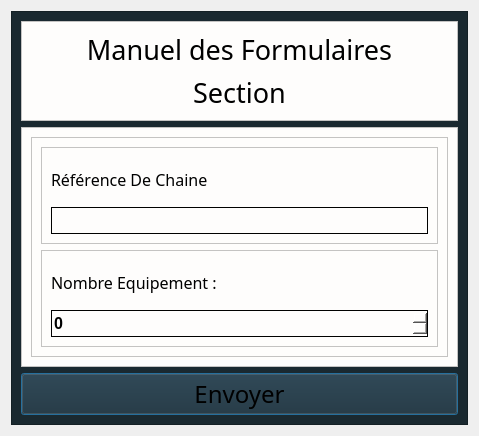
<?xml version="1.0" encoding="UTF-8"?>
<ui version="4.0">
 <class>Dialog</class>
 <widget class="QDialog" name="Dialog">
  <property name="geometry">
   <rect>
    <x>0</x>
    <y>0</y>
    <width>479</width>
    <height>436</height>
   </rect>
  </property>
  <property name="windowTitle">
   <string>Dialog</string>
  </property>
  <layout class="QVBoxLayout" name="verticalLayout_6">
   <item>
    <widget class="QFrame" name="frame">
     <property name="styleSheet">
      <string notr="true">background-color: #1A2930;</string>
     </property>
     <property name="frameShape">
      <enum>QFrame::StyledPanel</enum>
     </property>
     <property name="frameShadow">
      <enum>QFrame::Raised</enum>
     </property>
     <layout class="QVBoxLayout" name="verticalLayout" stretch="1,3,2">
      <item>
       <widget class="QFrame" name="frame_8">
        <property name="styleSheet">
         <string notr="true">background-color : #FEFDFC;</string>
        </property>
        <property name="frameShape">
         <enum>QFrame::StyledPanel</enum>
        </property>
        <property name="frameShadow">
         <enum>QFrame::Raised</enum>
        </property>
        <layout class="QGridLayout" name="gridLayout">
         <item row="1" column="0">
          <widget class="QLabel" name="label_4">
           <property name="font">
            <font>
             <family>Modern No. 20</family>
             <pointsize>20</pointsize>
            </font>
           </property>
           <property name="text">
            <string>Section</string>
           </property>
           <property name="alignment">
            <set>Qt::AlignCenter</set>
           </property>
          </widget>
         </item>
         <item row="0" column="0">
          <widget class="QLabel" name="label_2">
           <property name="font">
            <font>
             <family>Modern No. 20</family>
             <pointsize>20</pointsize>
            </font>
           </property>
           <property name="text">
            <string>Manuel des Formulaires</string>
           </property>
           <property name="alignment">
            <set>Qt::AlignCenter</set>
           </property>
          </widget>
         </item>
        </layout>
       </widget>
      </item>
      <item>
       <widget class="QFrame" name="frame_7">
        <property name="styleSheet">
         <string notr="true">background-color : #FEFDFC;height:25px;</string>
        </property>
        <property name="frameShape">
         <enum>QFrame::StyledPanel</enum>
        </property>
        <property name="frameShadow">
         <enum>QFrame::Raised</enum>
        </property>
        <layout class="QHBoxLayout" name="horizontalLayout" stretch="1">
         <item>
          <widget class="QFrame" name="frame_3">
           <property name="frameShape">
            <enum>QFrame::StyledPanel</enum>
           </property>
           <property name="frameShadow">
            <enum>QFrame::Raised</enum>
           </property>
           <layout class="QVBoxLayout" name="verticalLayout_5" stretch="1,1">
            <item>
             <widget class="QFrame" name="frame_6">
              <property name="frameShape">
               <enum>QFrame::StyledPanel</enum>
              </property>
              <property name="frameShadow">
               <enum>QFrame::Raised</enum>
              </property>
              <layout class="QVBoxLayout" name="verticalLayout_3" stretch="1,3">
               <item>
                <widget class="QLabel" name="label_3">
                 <property name="font">
                  <font>
                   <family>Modern No. 20</family>
                   <pointsize>12</pointsize>
                  </font>
                 </property>
                 <property name="text">
                  <string>Référence De Chaine</string>
                 </property>
                </widget>
               </item>
               <item>
                <widget class="QLineEdit" name="lineEditReference">
                 <property name="font">
                  <font>
                   <pointsize>12</pointsize>
                   <weight>75</weight>
                   <bold>true</bold>
                  </font>
                 </property>
                 <property name="styleSheet">
                  <string notr="true">border: 1px solid back;height:25px;</string>
                 </property>
                 <property name="text">
                  <string/>
                 </property>
                </widget>
               </item>
              </layout>
             </widget>
            </item>
            <item>
             <widget class="QFrame" name="frame_9">
              <property name="frameShape">
               <enum>QFrame::StyledPanel</enum>
              </property>
              <property name="frameShadow">
               <enum>QFrame::Raised</enum>
              </property>
              <layout class="QVBoxLayout" name="verticalLayout_2" stretch="1,0">
               <item>
                <widget class="QLabel" name="label_5">
                 <property name="font">
                  <font>
                   <family>Modern No. 20</family>
                   <pointsize>12</pointsize>
                  </font>
                 </property>
                 <property name="text">
                  <string>Nombre Equipement : </string>
                 </property>
                </widget>
               </item>
               <item>
                <widget class="QSpinBox" name="spinBoxNBEquipement">
                 <property name="font">
                  <font>
                   <pointsize>12</pointsize>
                   <weight>75</weight>
                   <bold>true</bold>
                  </font>
                 </property>
                 <property name="styleSheet">
                  <string notr="true">border: 1px solid back;height:25px;</string>
                 </property>
                </widget>
               </item>
              </layout>
             </widget>
            </item>
           </layout>
          </widget>
         </item>
        </layout>
       </widget>
      </item>
      <item>
       <widget class="QPushButton" name="buttonEnvoyer">
        <property name="font">
         <font>
          <family>Modern No. 20</family>
          <pointsize>18</pointsize>
         </font>
        </property>
        <property name="cursor">
         <cursorShape>PointingHandCursor</cursorShape>
        </property>
        <property name="styleSheet">
         <string notr="true">QPushButton{
height : 25px;
background-color :#00A8E8;
}


QPushButton:hover{
	background-color: rgb(0, 92, 157);
};</string>
        </property>
        <property name="text">
         <string>Envoyer</string>
        </property>
       </widget>
      </item>
     </layout>
    </widget>
   </item>
  </layout>
 </widget>
 <resources/>
 <connections/>
</ui>
